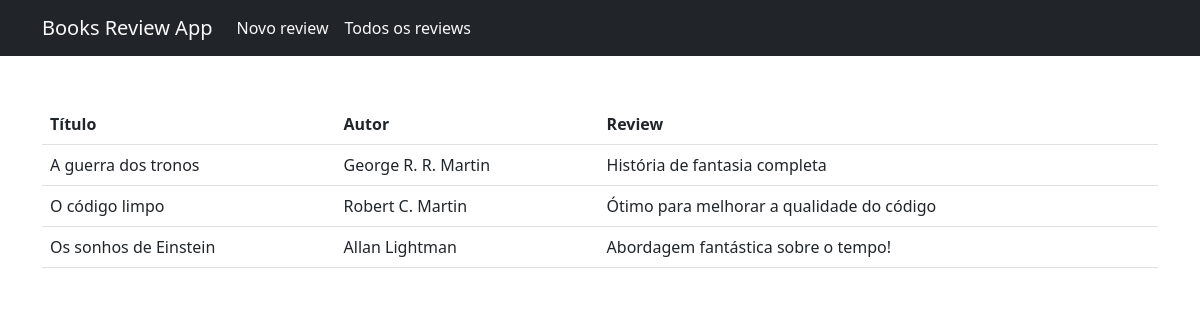
The app's page /dashboard/list_reviews with its own data.
### dashboard/models.py (models this page shows, shortened)
class BookReview(models.Model):
    title = models.CharField(max_length=200)
    author = models.CharField(max_length=200)
    review = models.TextField()

### dashboard/views.py (the view)
# urls.py: path('list_reviews', list_reviews, name='list_reviews'),
def list_reviews(request):
    object_list = BookReview.objects.all().order_by('title')
    return render(request, 'book_review_list.html', {'object_list': object_list})

### dashboard/templates/book_review_list.html
{% extends "base.html" %}
{% block content %}
    <table class="table">
        <thead>
            <tr>
                <th>Título</th>
                <th>Autor</th>
                <th>Review</th>
            </tr>
        </thead>
        <tbody>
            {% for review in object_list %}
                <tr>
                    <td>{{review.title}}</td>
                    <td>{{review.author}}</td>
                    <td>{{review.review}}</td>
                </tr>
            {% endfor %}
        </tbody>
    </table>
{% endblock %}

### dashboard/templates/base.html (shortened to what this page needs)
<!DOCTYPE html>
<html lang="en">
<head>
    <link href="https://cdn.jsdelivr.net/npm/bootstrap@5.2.2/dist/css/bootstrap.min.css" rel="stylesheet">
</head>
<body>
    <nav class="navbar navbar-expand-lg bg-dark">
        <div class="container">
          <a class="navbar-brand text-light" href="#">Books Review App</a>
          <div class="collapse navbar-collapse" id="navbarNavAltMarkup">
            <div class="navbar-nav">
              <a class="nav-link text-light" href="{% url 'new_review' %}">Novo review</a>
              <a class="nav-link text-light" href="{% url 'list_reviews' %}">Todos os reviews</a>
            </div>
          </div>
        </div>
      </nav>
    <div class="container mt-5">
        {% block content %}
        {% endblock %}
    </div>
</body>
</html>

### records on screen
BookReview: title "A guerra dos tronos", author "George R. R. Martin", review "História de fantasia completa"
BookReview: title "O código limpo", author "Robert C. Martin", review "Ótimo para melhorar a qualidade do código"
BookReview: title "Os sonhos de Einstein", author "Allan Lightman", review "Abordagem fantástica sobre o tempo!"
